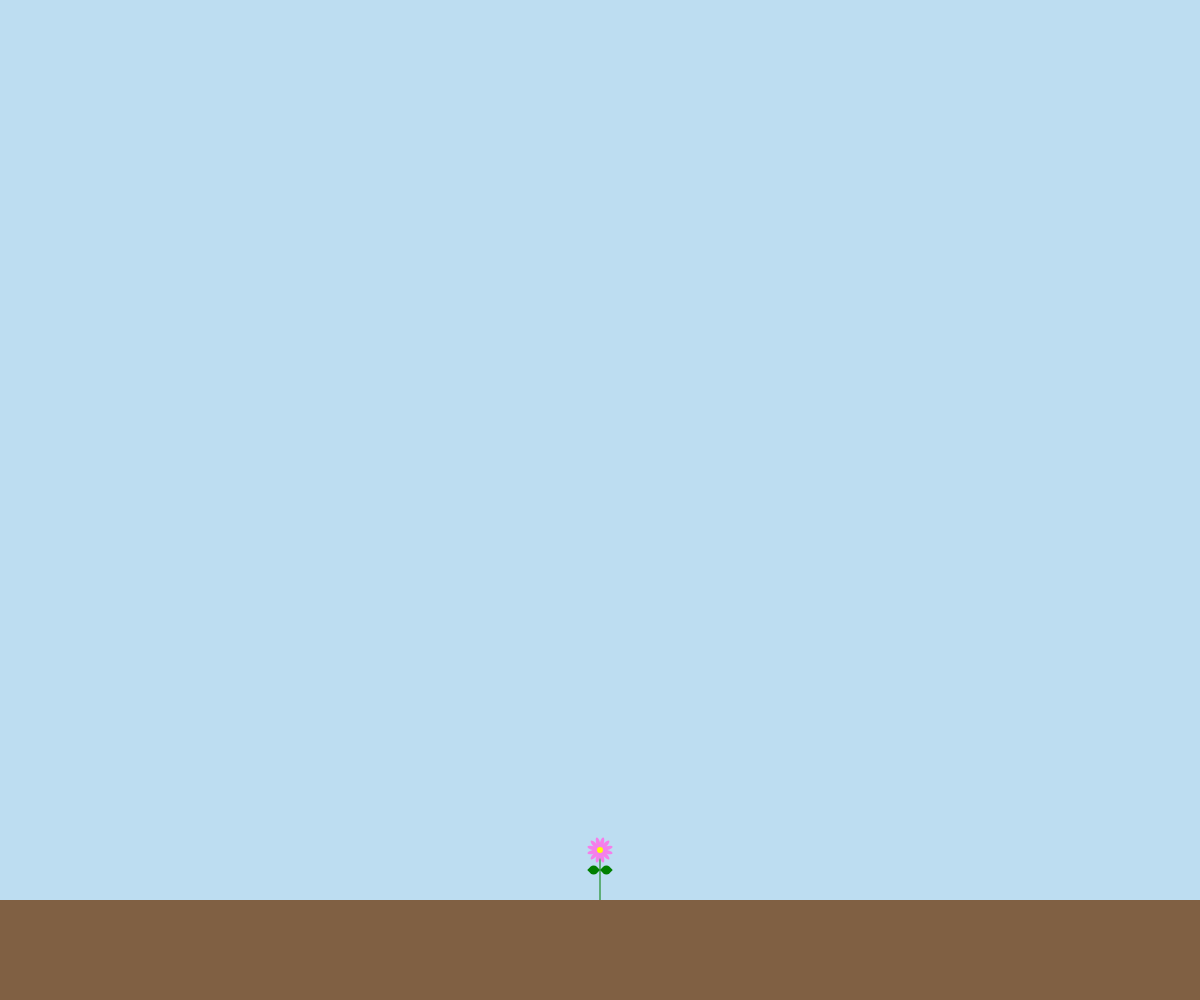
Frame 1 (no input)
Frame 60 (no input): identical to frame 1, image omitted
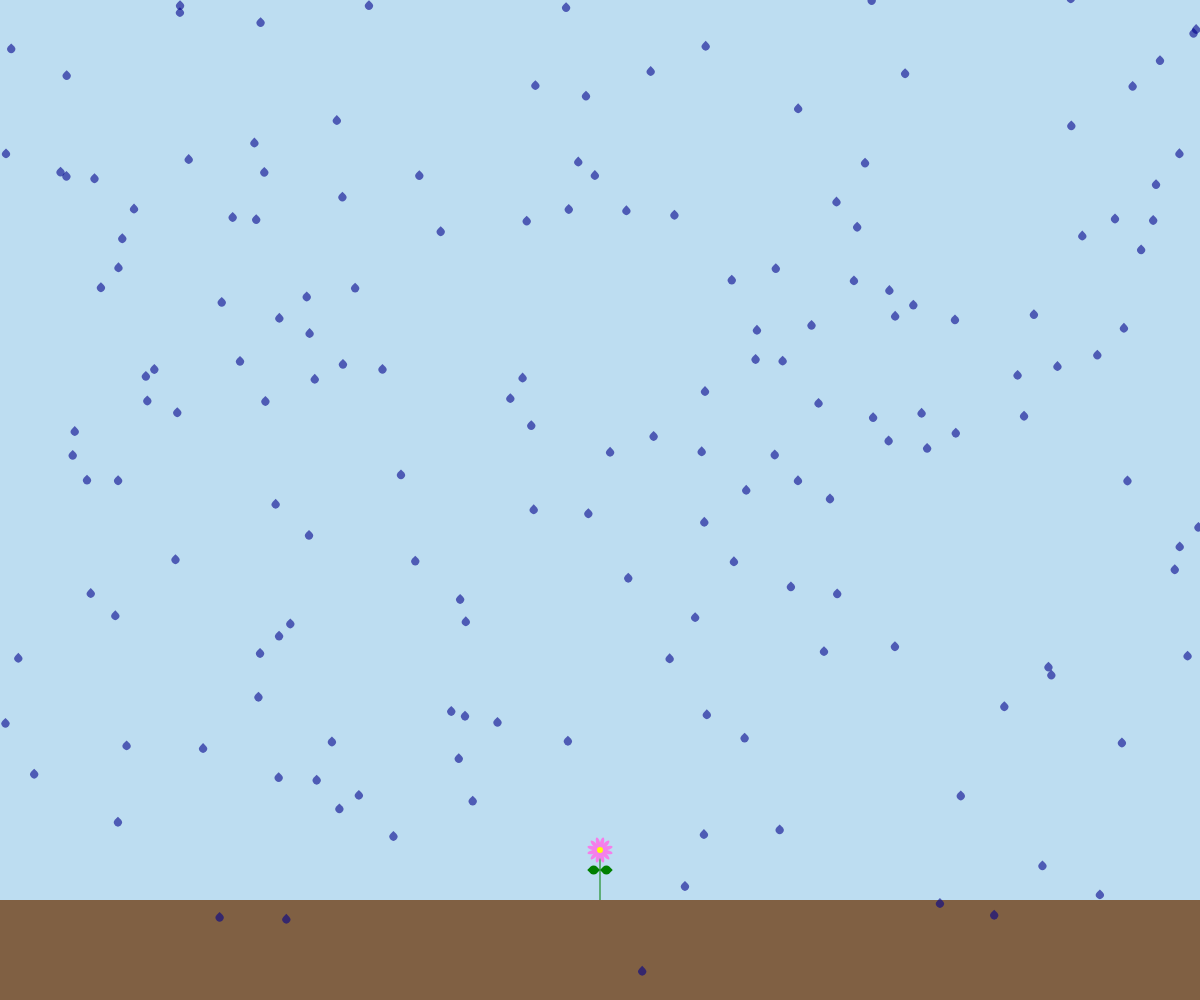
Frame 120 (the mouse pressed at the canvas centre since frame 60)

The p5.js sketch that drew these frames (run headless with seeded random() and noise() and a simulated clock; from frame 60 on, the mouse is pressed at the canvas centre):

// p5.js sketch
// ── sketch.js
let skyAndGround
let flower
let raindrops

function setup() {
  angleMode(DEGREES)
  createCanvas(windowWidth, windowHeight)
  skyAndGround = new SkyAndGround()
  flower = new Flower()
  raindrops = new RainDrops()
}

function windowResized() {
  resizeCanvas(windowWidth, windowHeight)
  raindrops = new RainDrops()
}

function draw() {
  skyAndGround.drawSkyAndGround()
  flower.drawFlower()
  raindrops.drawRainDrops()
  if (keyIsPressed || touches.length > 1) {
    flower = new Flower()
    raindrops.deactivate()
  }
  if (mouseIsPressed || touches.length === 1) {
    if (raindrops.isRaining || flower.isGrowing) return
    flower.grow()
    raindrops.activate()
  }
}

class SkyAndGround {
  constructor() {
    this.skyColor = '#BDDDF1'
    this.groundColor = '#806043'
  }

  drawSkyAndGround() {
    background(this.skyColor)
    fill(this.groundColor)
    rect(0, height * 0.9, width)
  }
}

class Flower {
  TIME_TO_PAUSE = 3000

  constructor() {
    this.stemColor = 'green'
    this.leafColor = 'green'
    this.petalColor = '#f57feb'
    this.pistilColor = 'yellow'
    this.scale = 0.1
    this.nextScale = 0.1
    noStroke()
  }

  drawFlower() {
    push()
    this._drawStem()
    this._drawPetals()
    this._drawPistil()
    this._drawLeaves()
    pop()
    if (this.scale < this.nextScale) this.scale *= 1.003
  }

  grow() {
    setTimeout(() => {
      this.nextScale = min(this.nextScale * 1.5, 1.3)
    }, this.TIME_TO_PAUSE)
  }

  get isGrowing() {
    return this.scale < this.nextScale
  }

  resetSize() {
    this.scale = 0.1
    this.nextScale = 0.1
  }

  _drawStem() {
    fill(this.stemColor)
    translate(width / 2, height * 0.9)
    translate(0, -height * 0.5 * this.scale)
    rect(-height * 0.005 * this.scale, 0, height * 0.01 * this.scale, height * 0.5 * this.scale)
  }

  _drawPetals() {
    fill(this.petalColor)
    ellipseMode(CORNER)
    rotate(-15)
    for (let i = 0; i < 12; i++) {
      ellipse(
        height * 0.01 * this.scale,
        -height * 0.02 * this.scale,
        height * 0.12 * this.scale,
        height * 0.04 * this.scale
      )
      rotate(30)
    }
    rotate(15)
  }

  _drawPistil() {
    ellipseMode(CENTER)
    fill(this.pistilColor)
    ellipse(0, 0, height * 0.06 * this.scale)
  }

  _drawLeaves() {
    fill(this.stemColor)
    translate(0, height * 0.2 * this.scale)
    rotate(-45)
    rect(0, 0, height * 0.09 * this.scale, height * 0.09 * this.scale, 0, height, 0, height)
    rotate(180)
    rect(0, 0, height * 0.09 * this.scale, height * 0.09 * this.scale, 0, height, 0, height)
  }
}

class RainDrop {
  constructor() {
    this.positionX = random(0, width)
    this.positionY = random(0, height) - height
    this.size = min(height * 0.02, 8)
    this.color = color('darkblue')
    this.color.setAlpha(150)
    this.isRaining = false
    this.rateOfFall = height * (0.01 + random() * 0.01)
  }

  drawRainDrop() {
    if (!this.isRaining) return
    push()
    translate(this.positionX, this.positionY)
    fill(this.color)
    rotate(45)
    rect(0, 0, this.size, this.size, 0, this.size, this.size, this.size)
    pop()
    if (this.positionY > height * 0.95) {
      this.deactivate()
    }
    this.positionY += this.rateOfFall
  }

  deactivate() {
    this.isRaining = false
    this.positionX = random(0, width)
    this.positionY = random(0, height) - height
  }

  activate() {
    this.isRaining = true
  }
}

class RainDrops {
  constructor() {
    this.raindrops = [...Array(200)].map(() => new RainDrop())
  }

  drawRainDrops() {
    this.raindrops.forEach((raindrop) => raindrop.drawRainDrop())
  }

  activate() {
    this.raindrops.forEach((raindrop) => raindrop.activate())
  }

  deactivate() {
    this.raindrops.forEach((raindrop) => raindrop.deactivate())
  }

  get isRaining() {
    return this.raindrops && this.raindrops.some((raindrop) => raindrop.isRaining)
  }
}
